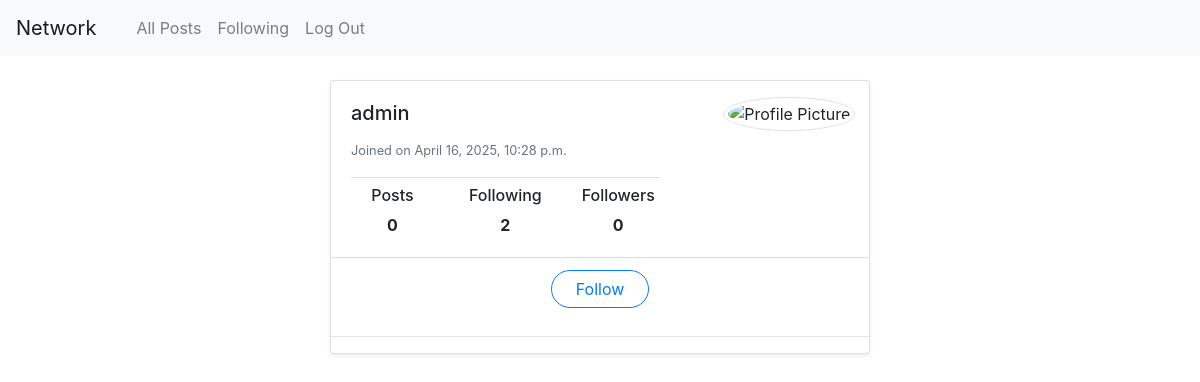
Page /profile/admin on the earlier database version.
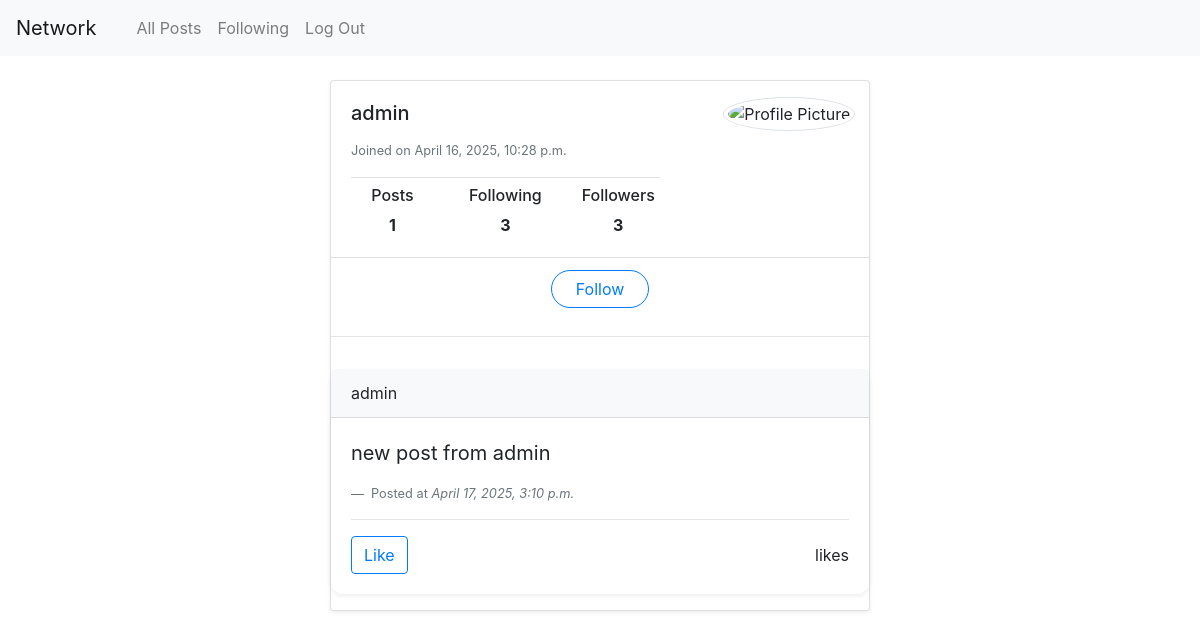
Same page on the later database version.
### network/models.py (models this page shows, shortened)
class Account(models.Model):
    owner = models.ForeignKey("User", on_delete=models.CASCADE, related_name="accounts")
    following = models.ManyToManyField("self", symmetrical=False, blank=True, related_name="follower") #symmetrical=False -> not every following follows you
    def __str__(self):
        return self.owner.username

class User(AbstractUser):
    pass

class Post(models.Model):
    account = models.ForeignKey("Account", on_delete=models.CASCADE, related_name="posts")
    content = models.TextField(blank=True)
    created_at = models.DateTimeField(auto_now_add=True)
    like =models.IntegerField(default=0)
    class Meta:
        ordering = ["-created_at"]

### network/views.py (the view)
# urls.py: path("profile/<str:username>", views.profile, name="profile"),
def profile(request, username):
    owner = User.objects.get(username=username)
    account = Account.objects.get(owner=owner)
    return render(request, "network/profile.html",{
        "user": owner,
        "account": account,
        "post" : account.posts.all()
    })

### network/templates/network/profile.html (shortened to what this page needs)
{% extends "network/layout.html" %}
{% block body %}
<br>
<div class="container">
    <div class="card shadow-sm" style="max-width: 540px; margin: 0 auto;">
        <div class="row g-0">
            <div class="col-md-8">
                <div class="card-body">
                    <h5 class="card-title d-flex justify-content-between align-items-center">
                        {{account}}
                    </h5>
                    <p class="card-text">
                        <small class="text-muted">
                                 Joined on {{user.date_joined}}
                            </small>
                    </p>
                    <div class="border-top pt-2">
                        <div class="row text-center">
                            <div class="col">
                                <h6>Posts</h6>
                                <strong>{{account.posts.count}}</strong>
                            </div>
                            <div class="col border-start">
                                <h6>Following</h6>
                                <strong>{{account.following.count}}</strong>
                            </div>
                            <div class="col border-start">
                                <h6>Followers</h6>
                                <strong>{{account.follower.count}}</strong>
                            </div>
                        </div>
                    </div>
                </div>
            </div>
            <div class="col-md-4 p-3 text-center">
            <img src="https://iili.io/312ElzQ.png" class="rounded-circle img-thumbnail " alt="Profile Picture" style="width: 130px; height: 130px; object-fit: cover;">
            </div>
        </div>
        <div class="card-footer bg-white">
            <div class="d-flex justify-content-around">
                <button class="btn btn-outline-primary rounded-pill px-4">
                    <a href="{% url 'follow' account.owner %}"> Follow</a>
                </button>
            </div>
        </div>
        <hr>
        {% for item in post %}
            <div class="card  my-3 shadow-sm border-0" style=" border-radius: 12px; ">
                <div class="card-header bg-light fw-bold">
                    {{ item.account }}
                </div>
                <div class="card-body">
                    <blockquote class="blockquote mb-0">
                        <p>{{ item.content }}</p>
                    </blockquote>
                    <footer class="blockquote-footer">
                        Posted at <cite title="Source Title">{{ item.created_at }}</cite>
                    </footer>
                    <hr>
                    <div class="d-flex justify-content-between align-items-center">
                        <button class="btn btn-outline-primary like-button">
                             Like
                        </button>
                        <div class="likes">
                            <span id="like-count">{{ item.like_count }} likes</span>
                        </div>
                    </div>
                </div>
            </div>
        {% endfor %}
    </div>
</div>
{% endblock %}

Differences in the rows shown:
computed for Account "admin": posts.count "0" → "1"; following.count "2" → "3"; follower.count "0" → "3"
added Post: account "admin", content "new post from admin", created_at "April 17, 2025, 3:10 p.m."
